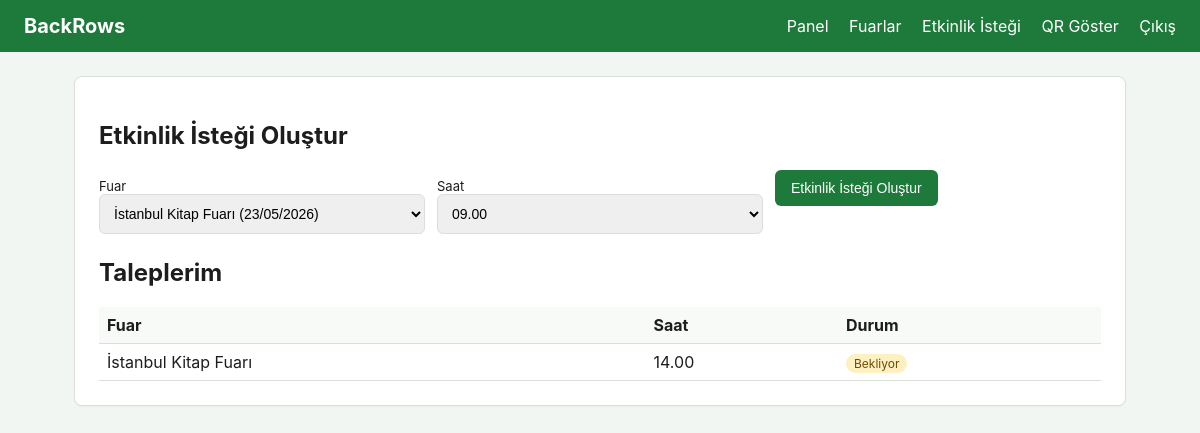
The page /katilimci/event-request (signed in) on the database as committed earlier.
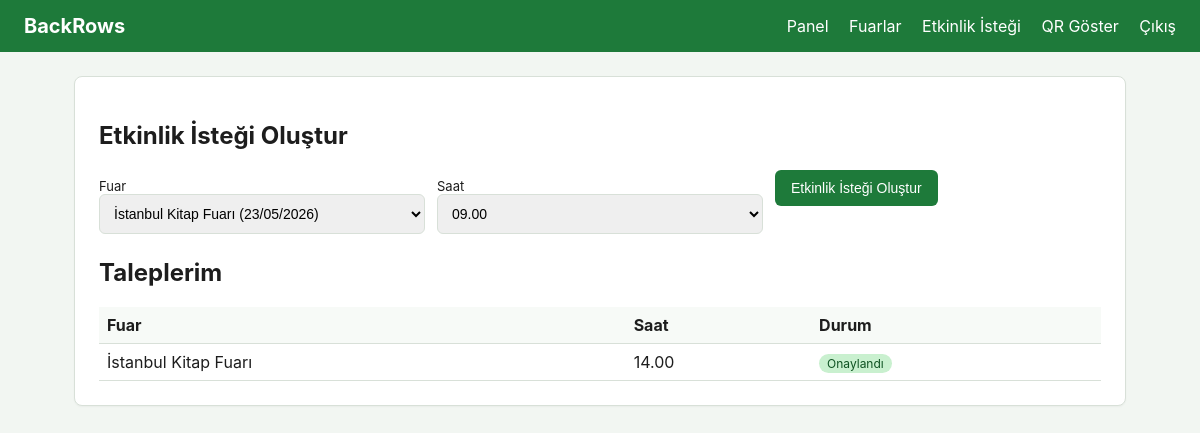
The same page on the database as committed later.
### tables this page shows
CREATE TABLE etkinlikler (
    id          INTEGER PRIMARY KEY AUTOINCREMENT,
    fuar_id     INTEGER NOT NULL REFERENCES fuarlar(id) ON DELETE CASCADE,
    saat        TEXT NOT NULL,
    konusmaci   TEXT NOT NULL,
    status      TEXT NOT NULL DEFAULT 'onayli' CHECK(status IN ('onayli','bekliyor')),
    UNIQUE(fuar_id, saat)
);

CREATE TABLE fuarlar (
    id      INTEGER PRIMARY KEY AUTOINCREMENT,
    ad      TEXT NOT NULL,
    tarih   TEXT NOT NULL
);

### app/routers/katilimci.py (the view)
@router.get("/event-request")
async def event_request_page(
    request: Request,
    user=Depends(require_katilimci),
    mesaj: str | None = None,
    hata: str | None = None,
):
    benim = list_user_fuarlar(user["id"])
    saatler = [f"{h:02d}.00" for h in range(9, 23)]
    istekler = [
        e for e in list_etkinlikler() if e["konusmaci"] == f"{user['ad']} {user['soyad']}"
    ]
    return templates.TemplateResponse(
        request,
        "katilimci/event_request.html",
        {
            "benim": benim,
            "saatler": saatler,
            "istekler": istekler,
            "mesaj": mesaj,
            "hata": hata,
        },
    )

### templates/katilimci/event_request.html (shortened to what this page needs)
{% extends "base.html" %}
{% block nav %}{% include "katilimci/_nav.html" %}{% endblock %}
{% block content %}
<section class="card">
    <h1>Etkinlik İsteği Oluştur</h1>
    {% if benim %}
    <form method="post" action="/katilimci/event-request" class="grid-form">
        <label>Fuar
            <select name="fuar_id" required>
                {% for f in benim %}
                    <option value="{{ f['id'] }}">{{ f["ad"] }} ({{ f["tarih"] }})</option>
                {% endfor %}
            </select>
        </label>
        <label>Saat
            <select name="saat" required>
                {% for s in saatler %}
                    <option value="{{ s }}">{{ s }}</option>
                {% endfor %}
            </select>
        </label>
        <div><button type="submit">Etkinlik İsteği Oluştur</button></div>
    </form>
    {% else %}
    <p class="error">Önce bir fuara katılmalısınız. <a href="/katilimci/fairs">Fuar Kayıt</a>.</p>
    {% endif %}
    <h2>Taleplerim</h2>
    {% if istekler %}
    <table>
        <thead><tr><th>Fuar</th><th>Saat</th><th>Durum</th></tr></thead>
        <tbody>
        {% for e in istekler %}
            <tr>
                <td>{{ e["fuar_adi"] }}</td>
                <td>{{ e["saat"] }}</td>
                <td>
                    {% if e["status"] == "bekliyor" %}
                        <span class="badge-pending">Bekliyor</span>
                    {% else %}
                        <span class="badge-approved">Onaylandı</span>
                    {% endif %}
                </td>
            </tr>
        {% endfor %}
        </tbody>
    </table>
    {% else %}
    <p class="muted">Henüz bir talebiniz yok.</p>
    {% endif %}
</section>
{% endblock %}

Rows that differ between the two databases and show on the page:
changed etkinlikler "İstanbul Kitap Fuarı": status "Bekliyor" → "Onaylandı"
